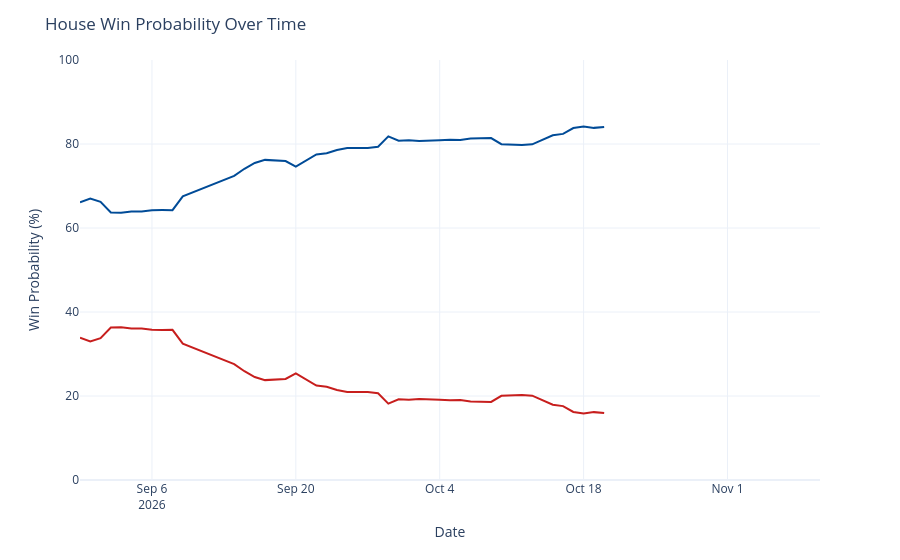

Notebook cell for this chart:
### Code cell
chance_over_time = output_ts[(output_ts['geo'] == 'US House') &
                             (output_ts['type'] == 'chance')]
chance_over_time['rep_chance'] = chance_over_time['y'].map(lambda x: 100 - x)
chance_over_time = chance_over_time.rename({'y': 'Democrats', 'rep_chance': 'Republicans'}, axis=1)
chance_time_ser = px.line(chance_over_time, x='date', y=['Democrats', 'Republicans'], template='plotly_white',
                         color_discrete_map={'Democrats': '#004b97', 'Republicans': '#c71e1d'},)
chance_time_ser.update_traces(hovertemplate="%{y:.1f}%")
chance_time_ser.update_layout(
    xaxis=dict(range=[pd.to_datetime('2026-08-30'), pd.to_datetime('2026-11-10')]),
    yaxis=dict(range=[0, 100]),
    xaxis_title='Date',
    yaxis_title='Win Probability (%)',
    title=dict(text="House Win Probability Over Time"),
    hovermode="x",
    showlegend=False
)
chance_time_ser

### Figure 1 — Plotly figure (JSON) as saved in the notebook; plotly's stock layout.template omitted (floating-point values rounded to 4 significant figures)
{"data": [{"hovertemplate": "%{y:.1f}%", "legendgroup": "Democrats", "line": {"color": "#004b97", "dash": "solid"}, "marker": {"symbol": "circle"}, "mode": "lines", "name": "Democrats", "orientation": "v", "showlegend": true, "type": "scatter", "x": ["2026-08-30", "2026-08-31", "2026-09-01", "2026-09-02", "2026-09-03", "2026-09-04", "2026-09-05", "2026-09-06", "2026-09-07", "2026-09-08", "2026-09-09", "2026-09-14", "2026-09-15", "2026-09-16", "2026-09-17", "2026-09-18", "2026-09-19", "2026-09-20", "2026-09-21", "2026-09-22", "2026-09-23", "2026-09-24", "2026-09-25", "2026-09-26", "2026-09-27", "2026-09-28", "2026-09-29", "2026-09-30", "2026-10-01", "2026-10-02", "2026-10-03", "2026-10-04", "2026-10-05", "2026-10-06", "2026-10-07", "2026-10-08", "2026-10-09", "2026-10-10", "2026-10-11", "2026-10-12", "2026-10-13", "2026-10-15", "2026-10-16", "2026-10-17", "2026-10-18", "2026-10-19", "2026-10-20"], "xaxis": "x", "y": [66.12, 67.02, 66.25, 63.69, 63.65, 63.91, 63.91, 64.23, 64.27, 64.25, 67.54, 72.39, 74.1, 75.49, 76.22, 76.08, 75.94, 74.59, 76.12, 77.51, 77.78, 78.58, 79.05, 79.05, 79.05, 79.34, 81.82, 80.78, 80.9, 80.69, 80.7, 80.88, 81.01, 80.94, 81.32, 81.39, 81.42, 79.94, 79.78, 79.75, 79.92, 82.09, 82.41, 83.8, 84.17, 83.84, 84.08], "yaxis": "y"}, {"hovertemplate": "%{y:.1f}%", "legendgroup": "Republicans", "line": {"color": "#c71e1d", "dash": "solid"}, "marker": {"symbol": "circle"}, "mode": "lines", "name": "Republicans", "orientation": "v", "showlegend": true, "type": "scatter", "x": ["2026-08-30", "2026-08-31", "2026-09-01", "2026-09-02", "2026-09-03", "2026-09-04", "2026-09-05", "2026-09-06", "2026-09-07", "2026-09-08", "2026-09-09", "2026-09-14", "2026-09-15", "2026-09-16", "2026-09-17", "2026-09-18", "2026-09-19", "2026-09-20", "2026-09-21", "2026-09-22", "2026-09-23", "2026-09-24", "2026-09-25", "2026-09-26", "2026-09-27", "2026-09-28", "2026-09-29", "2026-09-30", "2026-10-01", "2026-10-02", "2026-10-03", "2026-10-04", "2026-10-05", "2026-10-06", "2026-10-07", "2026-10-08", "2026-10-09", "2026-10-10", "2026-10-11", "2026-10-12", "2026-10-13", "2026-10-15", "2026-10-16", "2026-10-17", "2026-10-18", "2026-10-19", "2026-10-20"], "xaxis": "x", "y": [33.88, 32.98, 33.75, 36.31, 36.35, 36.09, 36.09, 35.77, 35.73, 35.75, 32.46, 27.61, 25.9, 24.51, 23.78, 23.92, 24.06, 25.41, 23.88, 22.49, 22.22, 21.42, 20.95, 20.95, 20.95, 20.66, 18.18, 19.22, 19.1, 19.31, 19.3, 19.12, 18.99, 19.06, 18.68, 18.61, 18.58, 20.06, 20.22, 20.25, 20.08, 17.91, 17.59, 16.2, 15.83, 16.16, 15.92], "yaxis": "y"}], "layout": {"hovermode": "x", "legend": {"title": {"text": "variable"}, "tracegroupgap": 0}, "margin": {"t": 60}, "showlegend": false, "title": {"text": "House Win Probability Over Time"}, "xaxis": {"anchor": "y", "domain": [0, 1], "range": ["2026-08-30T00:00:00", "2026-11-10T00:00:00"], "title": {"text": "Date"}}, "yaxis": {"anchor": "x", "domain": [0, 1], "range": [0, 100], "title": {"text": "Win Probability (%)"}}}}
